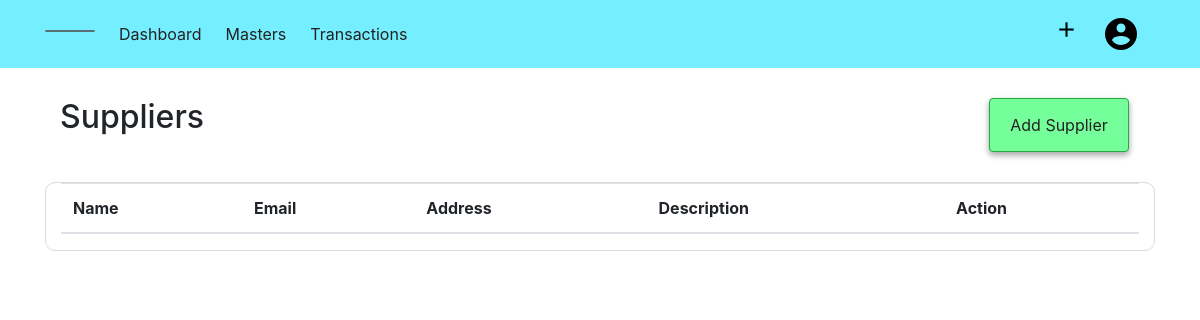
Page /supplier (signed in) on the earlier database version.
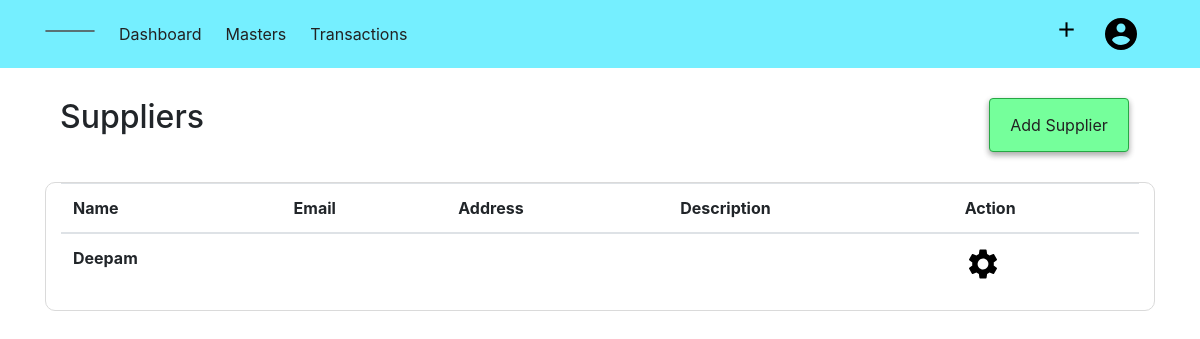
Same page on the later database version.
### acsystem/models.py (models this page shows, shortened)
class Supplier(db.Model):
    id = db.Column(db.Integer, primary_key=True)
    name = db.Column(db.String(40), nullable=False)
    first = db.Column(db.String(40))
    last = db.Column(db.String(40))
    mailingname = db.Column(db.String(40))
    address = db.Column(db.String(100))
    country = db.Column(db.String(30))
    state = db.Column(db.String(30))
    pin = db.Column(db.Integer)
    email = db.Column(db.String(50))
    phoneno = db.Column(db.Integer)
    gstno = db.Column(db.Integer)
    openingbalance = db.Column(db.Integer, default=0, nullable=False)
    currentbalance = db.Column(db.Integer, default=0, nullable=False)
    description = db.Column(db.Text)
    company_id = db.Column(db.Integer, db.ForeignKey('company.id', ondelete="CASCADE"), nullable=False)

### acsystem/supplier/routes.py (the view)
@suppliers.route('/supplier')
@login_required
def supplierlist():
    if current_user.activecompany == 0:
        flash(f"No Company is Activated! ","warning")
        return redirect(url_for('company.companies'))
    suppliers = Supplier.query.filter_by(company_id = current_user.activecompany).all()
    return render_template('suppliertemplate/supplierlist.html', title='suppliers', suppliers=suppliers)

### acsystem/models.py (called while the page is built)
@login_manager.user_loader
def load_user(user_id):
    return User.query.get(int(user_id))

### acsystem/templates/suppliertemplate/supplierlist.html
{% extends "layout.html"%}
{% block content %}
<div class="container">
    <div class="container-fluid">
        <h2 class="float-left">Suppliers</h2>
        <ul class="nav justify-content-end">
            <li class="btn btn-success">
                <a class="nav-link" href="{{ url_for('suppliers.addsupplier') }}">Add Supplier</a>
            </li>
        </ul>
    </div>
    <div class="container-fluid" style="border:1px solid rgb(218, 218, 218); border-radius:10px;">
        <table class="table table-hover">
            <thead>
                <tr>
                    <th scope="col">Name</th>
                    <th scope="col">Email</th>
                    <th scope="col">Address</th>
                    <th scope="col">Description</th>
                    <th scope="col">Action</th>
                </tr>
            </thead>
            <tbody>
                {% for supplier in suppliers %}
                <tr>
                    <th scope="row">{{supplier.name }}</th>
                    <td>{{ supplier.email }}</td>
                    <td>{{ supplier.address }}</td>
                    <td>{{ supplier.description }}</td>
                    <td>
                        <a href="{{ url_for('suppliers.showsupplier', supplier_id = supplier.id) }}">
                            <img src="{{ url_for('static',filename='images/setting.png') }}" alt="Setting">
                        </a>
                    </td>
                {% endfor %}
            </tbody>
        </table>
    </div>
</div>
{% endblock content %}

Differences in the rows shown:
added Supplier: name "Deepam"
